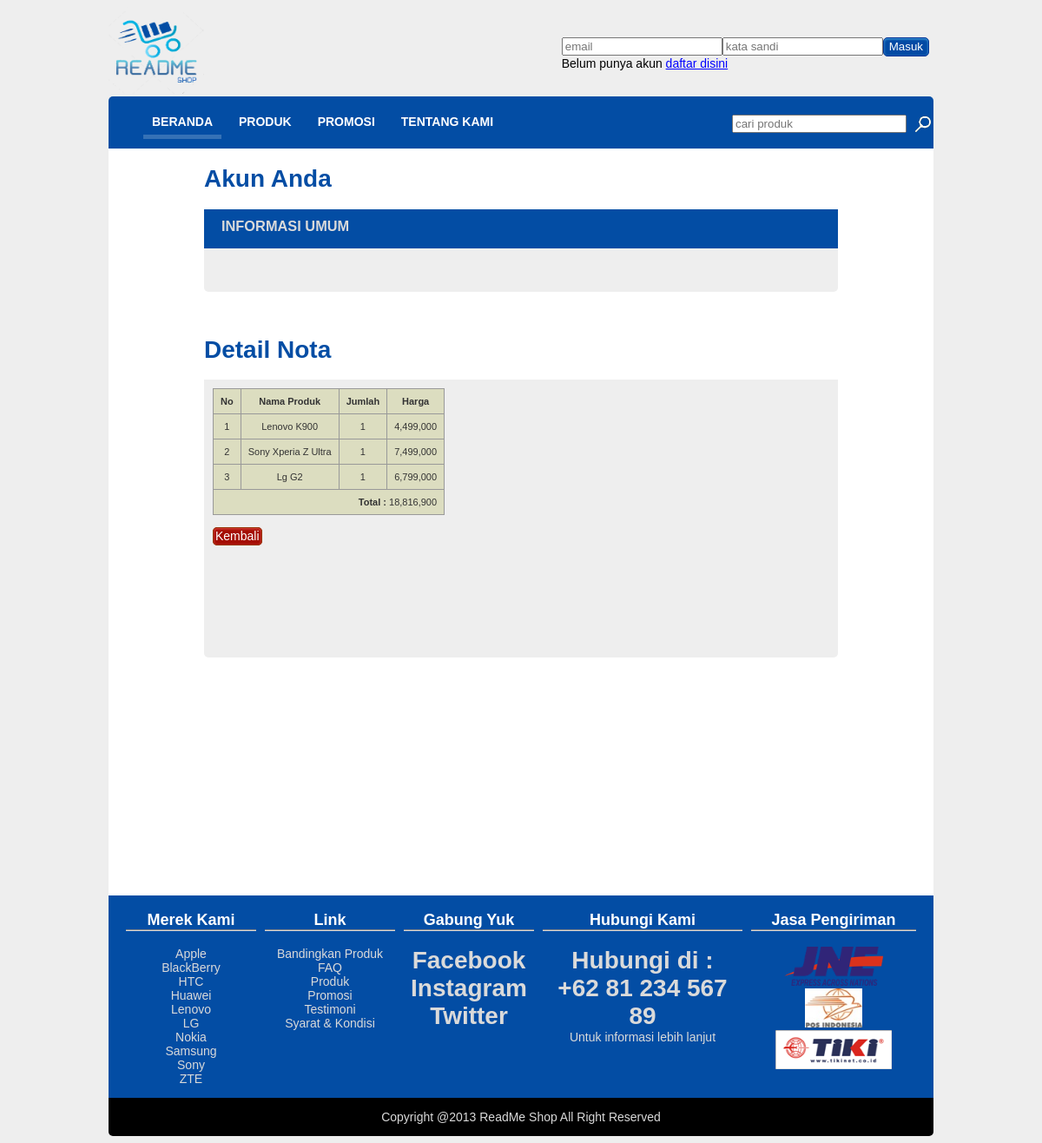
Page /detailnota.php?id=2 on the committed database.
### tables this page shows
CREATE TABLE IF NOT EXISTS `barang` (
  `id` int(11) NOT NULL AUTO_INCREMENT,
  `id_nota` int(11) NOT NULL,
  `id_produk` int(11) NOT NULL,
  `jumlah` int(11) NOT NULL,
  PRIMARY KEY (`id`)
);

CREATE TABLE IF NOT EXISTS `produk` (
  `id` int(11) NOT NULL AUTO_INCREMENT,
  `merek` varchar(50) NOT NULL,
  `nama` varchar(100) NOT NULL,
  `harga` int(11) NOT NULL,
  `gambar` varchar(100) NOT NULL,
  `stok` int(11) NOT NULL,
  `nilai` int(11) NOT NULL,
  `waktu_peluncuran` timestamp NOT NULL DEFAULT CURRENT_TIMESTAMP,
  `terjual` int(11) NOT NULL,
  `status` varchar(10) NOT NULL,
  PRIMARY KEY (`id`)
);

CREATE TABLE IF NOT EXISTS `nota` (
  `id_nota` int(11) NOT NULL AUTO_INCREMENT,
  `id_pengguna` int(11) NOT NULL,
  `tanggal_transaksi` date NOT NULL,
  `pengirim` varchar(255) NOT NULL,
  `tujuan` varchar(255) NOT NULL,
  `kota` varchar(255) NOT NULL,
  `telepon` varchar(16) NOT NULL,
  `total_harga` int(11) NOT NULL,
  `id_pengiriman` int(11) NOT NULL,
  PRIMARY KEY (`id_nota`)
);

### detailnota.php (the view, shortened to what this page needs)
<!DOCTYPE html>
<html lang="en">
<head>
    <link rel="stylesheet" href="css/960_24_col.css" />
    <link rel="stylesheet" href="css/style.css" />
    <link rel="stylesheet" href="css/profil.css" />
</head>
<body>
    <div id="header">
        <div class="container_24">
            <div class="grid_4">
                <img src="images/readmeshoplogo.png" height="100" width="110"/>
            </div>
            <?php
                include("login.php");
             ?>
            <div class="grid_24" id="header_nav">
                <ul class="lavaLamp">
                    <li><a href="index.php">Beranda</a> </li>
                    <li><a href="produk.php">Produk </a></li>
                    <li><a href="promosi.php">Promosi </a></li>
                    <li><a href="tentangkami.php">Tentang kami </a></li>
                </ul>
                <div id="formsearch" class="grid_6">
                    <form accept-charset="utf-8" method="post" action="cari.php">
                    <table>
                        <tbody>
                            <tr>
                                <td>
                                    <input id="textsearch" type="search" required x-moz-errormessage="Inputan jangan kosong !" size="22" value="" name="search" placeholder="cari produk"></input>
                                </td>
                                <td>
                                    <input id="buttonsearch" type="submit" style="cursor:pointer;" value="" name=""></input>
                                </td>
                            </tr>
                        </tbody>
                    </table>
                    </form>
                </div>
            </div>
        </div>
    </div>
    <div id="content">
        <div class="container_24">
            <div id="contentarea" class="grid_24">
                <div class="grid_18">
                    <h1 class="infoakun">Akun Anda</h1>
                </div>
                <div class="grid_18" id="informasiumum">
                    <h3>INFORMASI UMUM</h3>
                </div>
                <div class="grid_18" id="informasi_user">
                </div>
                <br/><br/>
                    <h1 class="grid_18 infoakun">Detail Nota</h1>
                    <div class= "grid_18" id="riwayat_pembelian">
                    <div id="table">
                    <table class="center" border="1">
                        <tr id="thead" class="bold">
                                <td>No</td>
                                <td>Nama Produk</td>
                                <td>Jumlah</td>
                                <td>Harga</td>
                        </tr>
                        <?php
                        require("koneksi.php");
                            $sql = "SELECT nota.total_harga,barang.*,produk.nama,produk.harga FROM barang, produk,nota WHERE barang.id_nota='".$_GET['id']."' AND barang.id_produk = produk.id AND nota.id_nota = barang.id_nota";
                            $result = mysqli_query($koneksi,$sql);
                            $counter=0;
                            while($data = mysqli_fetch_assoc($result))
                            {
                                echo "<tr>";
                                echo "<td>".++$counter."</td>";
                                echo "<td>".$data['nama']."</td>";
                                echo "<td>".$data['jumlah']."</td>";
                                echo "<td>".number_format($data['harga']*$data['jumlah'])."</td>";
                                echo "</tr>";
                            }
                            $sql = "SELECT total_harga FROM nota WHERE id_nota = ".$_GET['id'];
                            $result = mysqli_query($koneksi,$sql);
                            $data = mysqli_fetch_assoc($result);
                            echo "<tr><td colspan='4' class='textright'><strong>Total :</strong> ".number_format($data['total_harga'])."</td></tr>";
                        ?>
                    </table>
                    <br>
                    <span id="buttonkembali"><a href="profil.php">Kembali</a></span>
                </div>
            </div>
        </div>
    <?php
        require("footer.php");
    ?>
</body>
</html>

### css/960_24_col.css (style rules this page uses)
body { min-width: 960px; }
.container_24 { margin-left: auto; margin-right: auto; width: 960px; }
.grid_1, .grid_2, .grid_3, .grid_4, .grid_5, .grid_6, .grid_7, .grid_8, .grid_9, .grid_10, .grid_11, .grid_12, .grid_13, .grid_14, .grid_15, .grid_16, .grid_17, .grid_18, .grid_19, .grid_20, .grid_21, .grid_22, .grid_23, .grid_24 { display: inline; float: left; margin-left: 5px; margin-right: 5px; }
.container_24 .grid_4 { width: 150px; }
.container_24 .grid_6 { width: 230px; }
.container_24 .grid_18 { width: 710px; }
.container_24 .grid_24 { width: 950px; }
.clearfix:before, .clearfix:after, .container_24:before, .container_24:after { content: '.'; display: block; overflow: hidden; visibility: hidden; font-size: 0; line-height: 0; width: 0; height: 0; }
.clearfix:after, .container_24:after { clear: both; }
.clearfix, .container_24 { zoom: 1; }

### css/style.css (style rules this page uses)
body { font-family: "Calibri",Arial,Helvetica,sans-serif; font-size: 14px; background-color: rgb(238,238,238); }
ul { list-style-type: none; padding-left: 0px; }
.center { text-align: center; }
.textright { text-align: right; }
.bold { font-weight: bold; }
a { color: blue; }
#header_nav { background-color: rgb(3,77,164); padding-bottom: 10px; }
#header_nav { border-top-left-radius: 5px; border-top-right-radius: 5px; }
#header_nav ul li { margin-right: 10px; }
#formsearch { float: right; padding-bottom: 2px; }
#buttonsearch { margin: 0px; border: medium none; height: 28px; width: 28px; background: url("../images/magnify-light.png") no-repeat scroll 0% 0% transparent; }
.lavaLamp { list-style: none outside none; padding-left:40px; }
.lavaLamp li { float: left; list-style: none; }
.lavaLamp li a { position: relative; overflow: hidden; text-decoration: none; text-transform: uppercase; font: bold 14px arial; color: #fff; outline: none; text-align: center; height: 30px; top: 7px; z-index: 10; letter-spacing: 0; float: left; display: block; margin: auto 10px; }

### css/profil.css (style rules this page uses)
#contentarea, #contentarea_pe { height : 850px; background-color: white; padding-bottom : 10px; }
#contentarea .grid_18, #contentarea_pe .grid_18 { margin-left: 110px; }
.infoakun { color: rgb(3,77,164); }
ul { list-style-type: none; }
h3,#buttonsimpan { margin-top: 10px; }
#buttonkembali { background: rgb(164,14,3); box-shadow: 0px 1px 3px 0px rgba(244,90,92, 0.8) inset; color: #fff; height: 22px; padding: 1px 2px 2px 2px; border: 1px solid rgb(150,52,5); border-radius: 5px; cursor: pointer; }
#buttonkembali a { text-decoration: none; color : #fff; }
a { color: blue; }
#informasiumum { background-color: rgb(3,77,164); color: rgb(218,218,218); padding-left : 20px; }
#informasi_user, #riwayat_pembelian { height: auto; padding-top: 30px; padding-bottom: 20px; background-color: rgb(238,238,238); border-bottom-left-radius: 5px; border-bottom-right-radius: 5px; width : 730px; margin-left: 40px; }
#riwayat_pembelian { padding : 10px; width : 710px; height : 300px; overflow-y :scroll; overflow-x : hidden; }
#riwayat_pembelian table { font-family: verdana,arial,sans-serif; font-size:11px; color:#333333; border-width: 1px; border-color: #999999; border-collapse: collapse; }
#riwayat_pembelian table td { background:#dcddc0; border-width: 1px; padding: 8px; border-style: solid; border-color: #999999; }

### rows in the picture
barang: id_produk.nama "Lenovo K900", jumlah "1", $data['harga']*$data['jumlah'] "4,499,000"
barang: id_produk.nama "Sony Xperia Z Ultra", jumlah "1", $data['harga']*$data['jumlah'] "7,499,000"
barang: id_produk.nama "Lg G2", jumlah "1", $data['harga']*$data['jumlah'] "6,799,000"
nota: total_harga "18,816,900"
